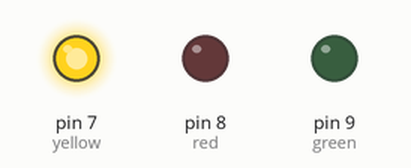
This sketch was run on a simulated Arduino Uno, built with avr-gcc and run on an emulated ATmega328P. Shown: output pins drawn as LEDs (lit = HIGH).

Above: at 0.15 s.
Timing chart, 0 to 3.0 s (numbered marks = the images above):
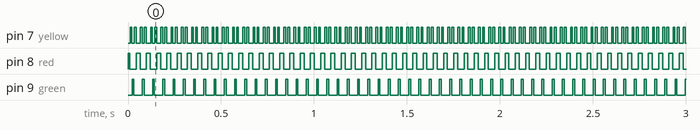

The sketch:

First.ino
```cpp
int red = 8;
int yellow = 7;
int green = 9;
void setup()
{
 pinMode(red, OUTPUT);
 pinMode(yellow, OUTPUT);
 pinMode(green, OUTPUT);
}
void loop()
{
  digitalWrite(red, HIGH);
  delay(10);

  digitalWrite(red, LOW);
  delay(1);

  digitalWrite(yellow, HIGH);
  delay(10);

  digitalWrite(yellow,LOW);
  delay(1);

  digitalWrite(green,HIGH);
  delay(10);
  digitalWrite(green, LOW);
  delay(1);
  digitalWrite(yellow, HIGH);
  delay(10);

  digitalWrite(yellow,LOW);
  delay(1);

  digitalWrite(red, HIGH);
  delay(10);

  digitalWrite(red, LOW);
  delay(1);


}
```

Measured:
- by itself, pin 7 (yellow): alternates HIGH for 0.01 s and LOW for 0.01 s
- by itself, pin 8 (red): alternates HIGH for 0.02 s and LOW for 0.03 s
- by itself, pin 9 (green): alternates HIGH for 0.01 s and LOW for 0.05 s
